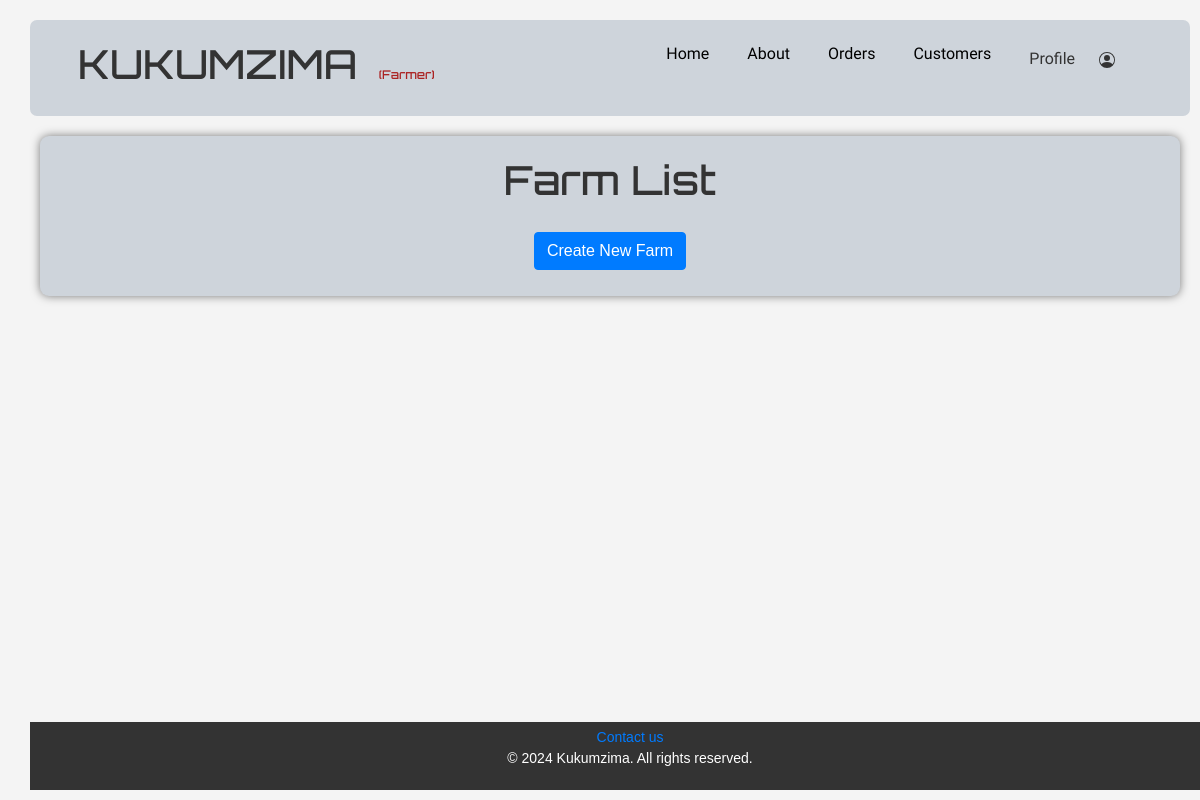
/farmers/farms/, run on an earlier commit of the app's database.
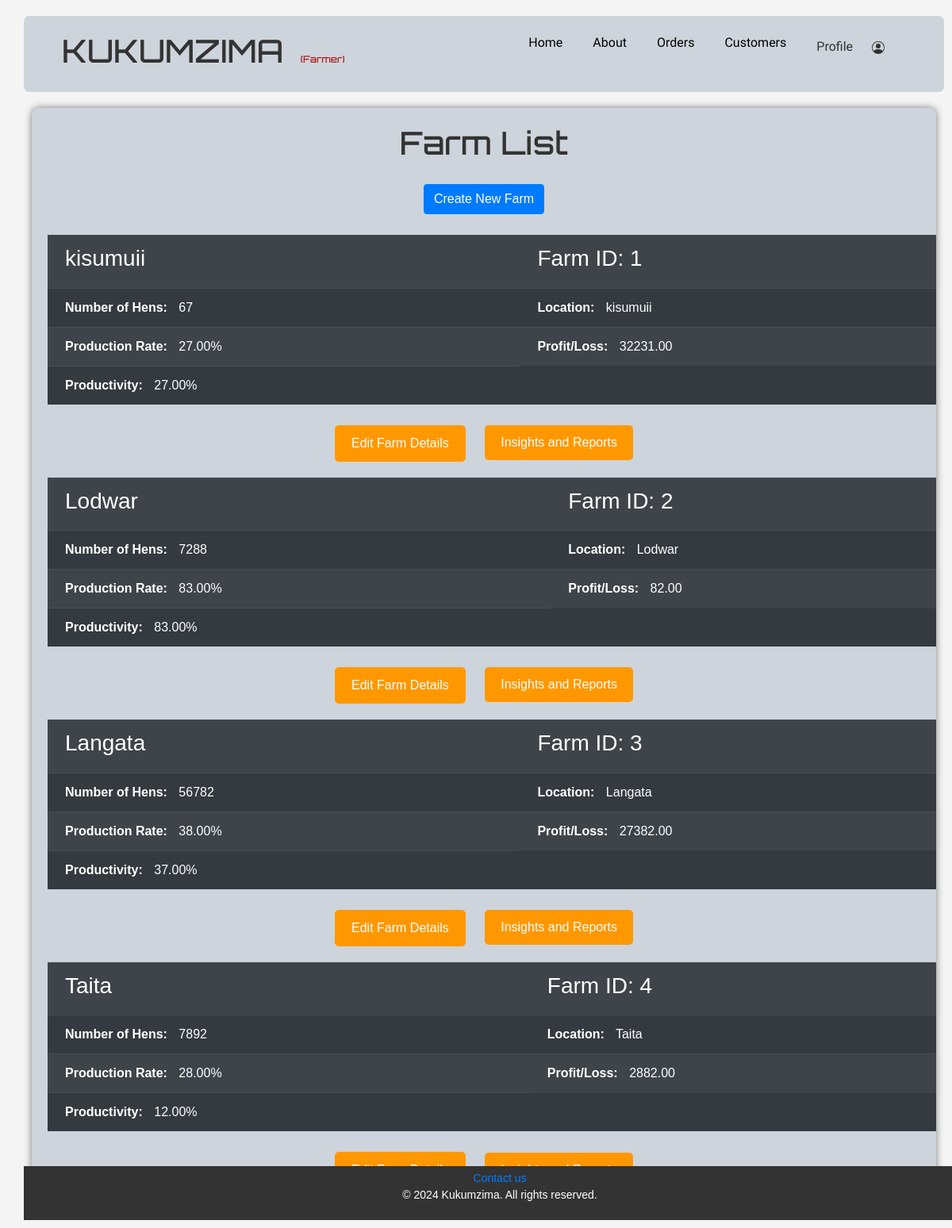
And on a later commit of the database.
### farmers/models.py (models this page shows)
class Farm(models.Model):
    farmlocation = models.CharField(max_length=255)
    numberOfHens = models.IntegerField()
    productionRate = models.DecimalField(max_digits=5, decimal_places=2)
    profitLoss = models.DecimalField(max_digits=10, decimal_places=2)
    productivity = models.DecimalField(max_digits=5, decimal_places=2)
    farmer_detail = models.ForeignKey(FarmerDetail, on_delete=models.CASCADE)
    class Meta:
        db_table = "farm"

### farmers/views.py (the view)
# urls.py: path('farms/', views.farm_list, name='farm_list'),
def farm_list(request):
    farms = Farm.objects.all()
    return render(request, 'myapp/farm_list.html', {'farms': farms})

### farmers/templates/myapp/farm_list.html (shortened to what this page needs)
{% extends "myapp/base.html" %}
{% block content %}
<div class="container" id="farms">
    <h1>Farm List</h1>
    <a href="{% url 'farm_create' %}" class="btn btn-primary mb-3">Create New Farm</a>
    {% for farm in farms %}
    <table class="table table-dark table-striped">
        <tr>
            <th><h3>{{ farm.farmlocation }}</h3></th>
            <th><h3>Farm ID: {{ farm.id }}</h3></th>
        </tr>
        <tr>
            <td><strong>Number of Hens:</strong> {{ farm.numberOfHens }}</td>
            <td><strong>Location:</strong> {{ farm.farmlocation }}</td>
        </tr>
        <tr>
            <td><strong>Production Rate:</strong> {{ farm.productionRate }}%</td>
            <td><strong>Profit/Loss:</strong> {{ farm.profitLoss }}</td>
        </tr>
        <tr>
            <td><strong>Productivity:</strong> {{ farm.productivity }}%</td>
        </tr>
    </table>
    <a href="{% url 'farm_update' farm.pk %}" class="btn btn-orange">Edit Farm Details</a>
    <a href="{% url 'farm_detail' farm.pk %}" class="btn-orange" >Insights and Reports
    </a>
    {% endfor %}
</div>
{% endblock %}

### farmers/templates/myapp/base.html (shortened to what this page needs)
<!DOCTYPE html>
<html lang="en">
<head>
    {% load static %}
    <link
    href="https://maxcdn.bootstrapcdn.com/bootstrap/4.5.2/css/bootstrap.min.css"
    rel="stylesheet">
    <link rel="stylesheet" href="{% static 'styles.css' %}">
</head>
<header>
    <nav class="navbar" id="topBar">
        <a href="{% url 'farm_list' %}">
            <h1>KUKUMZIMA
                <headerDefine>(Farmer)</headerDefine>
            </h1>
        </a>
        <ul>
            <li><a href="{% url 'farm_list' %}">Home</a></li>
            <li><a href="{%url 'about' %}"> About</a></li>
            <li><a href="{% url 'order_detail' %}">Orders</a></li>
            <li><a href="{% url 'buyer_list' %}">Customers</a></li>
            <li>
                    <a id="profileModalBtn">Profile
                        <i class="bi bi-person-circle">
                        </i>
                    </a>
                </li>
            </ul>
        </nav>
    </header>
    {% block content %}
    {% endblock %}
    <footer>
        <a href="{% url 'about' %}">Contact us </a>
        <p>&copy; 2024 Kukumzima. All rights reserved.</p>
    </footer>
</body>
</html>

### static/styles.css (style rules this page uses)
* { margin: 10px; }
h1 { font-family: "Orbitron", sans-serif; font-style: normal; font-optical-sizing: auto; font-weight: 3px; color: #333333; padding: 10px; text-align: center; }
headerDefine { font-family: "Orbitron", sans-serif; font-size: 12px; color: #ab2222; }
nav { font-family: "Mali", cursive; background: #ced4db; color: #333333; padding: 10px; text-align: center; }
nav a { color: #333333; margin: 2px; text-decoration: none; }
.navbar ul { list-style: none; display: flex; }
.navbar ul li a { color: black; text-decoration: none; padding: 7px; border-radius: 4px; transition: background-color 0.3s; }
footer { text-align: center; padding: 5px; background-color: #333; color: #fff; position: fixed; width: 100%; bottom: 0; font-size: 14px; }
header { font-family: "Orbitron", sans-serif; font-style: normal; width: 100% auto; font-weight: 3px; background-color: #ced4db; color: #b52a2a; text-align: center; border-radius: 7px; }
.container#farms { background-color: #ced4db; border-radius: 9px; padding: 10px; height: 100%; text-align: center; width: 100% auto; }
table { width: 100%; margin: 10px; text-align: left; }

### farmers/templates/myapp/farm_list.html (style rules this page uses)
.btn-orange { background-color: #ff9800; border-color: #ff9800; color: white; padding: 10px 20px; border-radius: 5px; text-decoration: none; display: inline-block; margin-top: 10px; transition: background-color 0.3s; }
.container { margin-top: 20px; background-color: rgba(0, 0, 0, 0.5); padding: 20px; border-radius: 10px; box-shadow: 0 0 10px rgba(0, 0, 0, 0.5); color: white; margin-bottom: 20px; }
.btn-primary { background-color: #007bff; border-color: #007bff; }

What changed in the data, as far as the page shows it:
added Farm: farmlocation "kisumuii", id "1", numberOfHens "67", productionRate "27.00", profitLoss "32231.00", productivity "27.00"
added Farm: farmlocation "Lodwar", id "2", numberOfHens "7288", productionRate "83.00", profitLoss "82.00", productivity "83.00"
added Farm: farmlocation "Langata", id "3", numberOfHens "56782", productionRate "38.00", profitLoss "27382.00", productivity "37.00"
added Farm: farmlocation "Taita", id "4", numberOfHens "7892", productionRate "28.00", profitLoss "2882.00", productivity "12.00"
